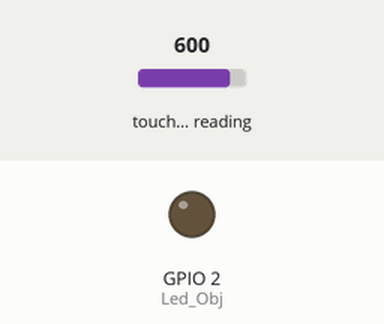
Simulated run of this program. Board: ESP32 board running MicroPython. Shown: output pins drawn as LEDs (lit = HIGH). The test bench sets the inputs (shaded band); at power-on: touch-pad reading 600. What the program prints to the serial console is not drawn.

Above: at 1.2 s.
1.3 s: touch-pad reading set to 354
2.8 s: touch-pad reading set to 341
At 4.0 s:
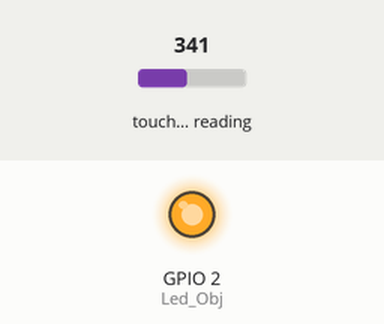
4.3 s: touch-pad reading set to 375
At 5.1 s:
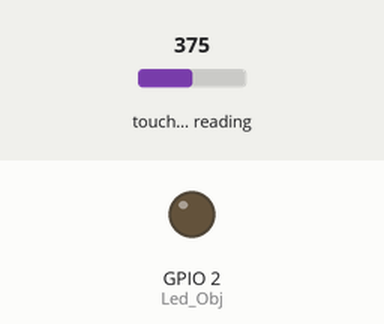
5.8 s: touch-pad reading set to 63
At 6.3 s:
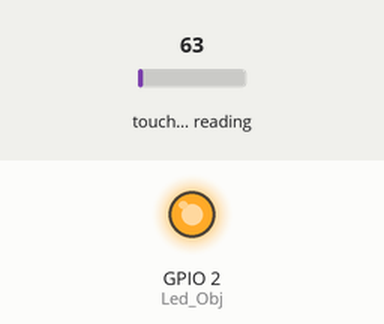
Timing chart, 0 to 8.3 s (numbered marks = the images above; inputs shaded):
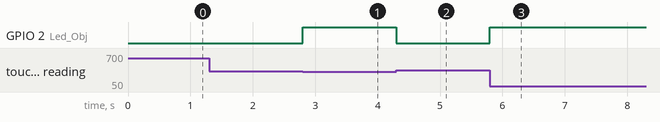

The program:

5.0Touch_pad.py
```python
#Touch PAD
from machine import TouchPad,Pin
from time import sleep

Led_Obj   = Pin(2,Pin.OUT)
Touch_obj = TouchPad(Pin(4))

while True:
    Touch_Val = Touch_obj.read()
    print("Touch Value:",Touch_Val)
    if Touch_Val < 350:
        Led_Obj.on()
    else:
        Led_Obj.off()
```

Measured:
- the behaviour switches between 350 and 349 on touch-pad reading (found by bisection; images 0 and 1)
- after the input at 2.8 s, GPIO 2 (Led_Obj): LOW → HIGH at once
- after the input at 4.3 s, GPIO 2 (Led_Obj): HIGH → LOW at once
- after the input at 5.8 s, GPIO 2 (Led_Obj): LOW → HIGH at once
